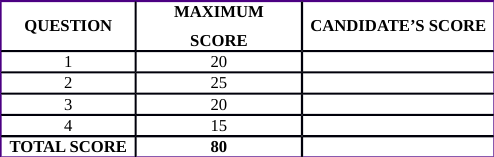
#> input picture build/lib/eval/class/1009.png, 494 x 157 px
$ python -i __Init__.py   (imports and definitions only)
#> lines starting #> are read from the running program, lines starting #| are printed output that depends on the picture; after the words box and inside, x2 and y2 are one past the last pixel; in counts of white or black regions, pixels touching at a corner belong together
import math
import os
import sys

import cv2
import numpy as np
import easyocr

def ocr_images(image_file, reader):
    """
    OCR the image and output the text to a file with an extension that is ready
    to be used in Tesseract training (.gt.txt).

    Tries to crop the image so that only the relevant text gets passed to Tesseract.

    Returns the name of the text file that contains the text.

    directory, filename = os.path.split(image_file)
    filename_sans_ext, ext = os.path.splitext(filename)
    ocr_data_dir = os.path.join(directory, "ocr_data")
    os.makedirs(ocr_data_dir, exist_ok=True)
    image = cv2.imread(image_file, cv2.IMREAD_GRAYSCALE)
    """
    cropped = crop_to_text(image_file)
    """
    out_imagepath = os.path.join(ocr_data_dir, filename)
    out_txtpath = os.path.join(ocr_data_dir, "{}.gt.txt".format(filename_sans_ext))
    cv2.imwrite(out_imagepath, cropped)
    """
    result = reader.readtext(cropped,paragraph=True,detail=0)


    txt = ''
    for text in result:
        txt = txt + text

    # [5 lines of commented-out code are left out]
    """
    with open(out_txtpath, "w") as txt_file:
        txt_file.write(txt)
    """
    return txt

def crop_to_text(image):
    MAX_COLOR_VAL = 255
    BLOCK_SIZE = 15
    SUBTRACT_FROM_MEAN = -2

    img_bin = cv2.adaptiveThreshold(
        ~image,
        MAX_COLOR_VAL,
        cv2.ADAPTIVE_THRESH_MEAN_C,
        cv2.THRESH_BINARY,
        BLOCK_SIZE,
        SUBTRACT_FROM_MEAN,
    )
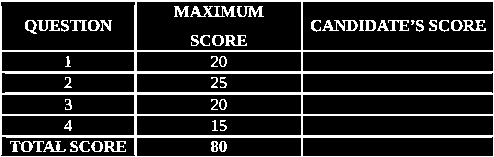
#> img_bin: shape (157, 494); 15.9% white; 47 white regions (1 under 20 px), largest, box (x1, y1, x2, y2) and area: (0, 0, 494, 157) 9010, (190, 6, 236, 17) 243, (322, 20, 358, 31) 194

    img_h, img_w = image.shape
#> img_h = 157; img_w = 494
    horizontal_kernel = cv2.getStructuringElement(cv2.MORPH_RECT, (int(img_w * 0.5), 1))
    vertical_kernel = cv2.getStructuringElement(cv2.MORPH_RECT, (1, int(img_h * 0.7)))
#> vertical_kernel = 109 values from 1 to 1
    horizontal_lines = cv2.morphologyEx(img_bin, cv2.MORPH_OPEN, horizontal_kernel)
#> horizontal_lines: shape (157, 494); 10.2% white; 7 white regions, largest, box (x1, y1, x2, y2) and area: (0, 71, 494, 74) 1475, (0, 92, 494, 95) 1475, (0, 135, 494, 138) 1474
    vertical_lines = cv2.morphologyEx(img_bin, cv2.MORPH_OPEN, vertical_kernel)
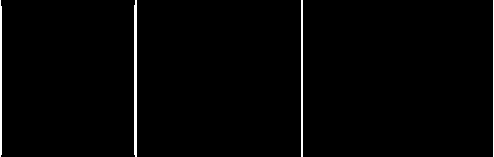
#> vertical_lines: shape (157, 494); 1.6% white; 4 white regions
    both = horizontal_lines + vertical_lines
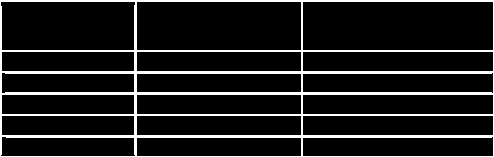
#> both: shape (157, 494); min 0, max 255, mean 29.6
    cleaned = img_bin - both
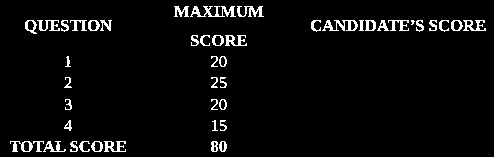
#> cleaned: shape (157, 494); min 0, max 255, mean 10.8

    # Get rid of little noise.
    kernel = cv2.getStructuringElement(cv2.MORPH_ELLIPSE, (3, 3))
    opened = cv2.morphologyEx(cleaned, cv2.MORPH_OPEN, kernel)
    opened = cv2.dilate(opened, kernel)
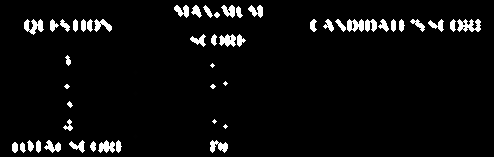
#> opened: shape (157, 494); min 0, max 255, mean 11.7

    contours, hierarchy = cv2.findContours(opened, cv2.RETR_LIST, cv2.CHAIN_APPROX_SIMPLE)
#> contours = 63 contours, 22 with area under 20; largest, box (x1, y1, x2, y2) and area: (457, 19, 481, 32) 162, (347, 19, 364, 32) 141, (24, 19, 44, 35) 140, (219, 34, 236, 47) 126, (98, 140, 115, 153) 114
    bounding_rects = [cv2.boundingRect(c) for c in contours]
#> bounding_rects = 63 items, first 6: (221, 148, 3, 3), (217, 142, 3, 3), (20, 142, 6, 11), (12, 142, 6, 11), (90, 141, 6, 11), (210, 140, 18, 13)
    NUM_PX_COMMA = 6
    MIN_CHAR_AREA = 5 * 9
    char_sized_bounding_rects = [(x, y, w, h) for x, y, w, h in bounding_rects if w * h > MIN_CHAR_AREA]
#> char_sized_bounding_rects = 41 items, first 6: (20, 142, 6, 11), (12, 142, 6, 11), (90, 141, 6, 11), (210, 140, 18, 13), (116, 140, 6, 13), (98, 140, 17, 13)
    if char_sized_bounding_rects:
        minx, miny, maxx, maxy = math.inf, math.inf, 0, 0
        for x, y, w, h in char_sized_bounding_rects:
            minx = min(minx, x)
            miny = min(miny, y)
            maxx = max(maxx, x + w)
            maxy = max(maxy, y + h)
#> this loop made 41 passes
#> (x, y, w, h, minx, miny, maxx) on passes 1 to 12: (20, 142, 6, 11, 20, 142, 26), (12, 142, 6, 11, 12, 142, 26), (90, 141, 6, 11, 12, 141, 96), (210, 140, 18, 13, 12, 140, 228), (116, 140, 6, 13, 12, 140, 228), (98, 140, 17, 13, 12, 140, 228), (69, 140, 16, 13, 12, 140, 228), (44, 140, 17, 13, 12, 140, 228), (36, 140, 5, 13, 12, 140, 228), (27, 140, 7, 12, 12, 140, 228), (63, 119, 10, 12, 12, 119, 228), (65, 55, 6, 11, 12, 55, 228)
        x, y, w, h = minx, miny, maxx - minx, maxy - miny
#> x = 12; y = 5; w = 469; h = 148
        cropped = image[y:min(img_h, y+h+NUM_PX_COMMA), x:min(img_w, x+w)]
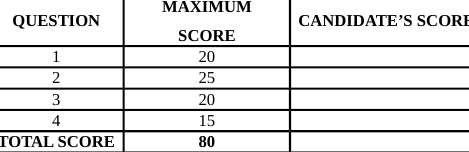
#> cropped: shape (152, 469); min 0, max 255, mean 224.8
    else:
        # If we morphed out all of the text, assume an empty image.
        cropped = MAX_COLOR_VAL * np.ones(shape=(20, 100), dtype=np.uint8)
    bordered = cv2.copyMakeBorder(cropped, 5, 5, 5, 5, cv2.BORDER_CONSTANT, None, 255)
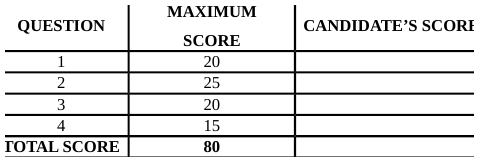
#> bordered: shape (162, 479); min 0, max 255, mean 227.3
    return bordered

>>> import cv2
>>> picture = cv2.imread('../build/lib/eval/class/1009.png', cv2.IMREAD_GRAYSCALE)
>>> result = crop_to_text(picture)

$ run again, on build/lib/eval/class/107.png
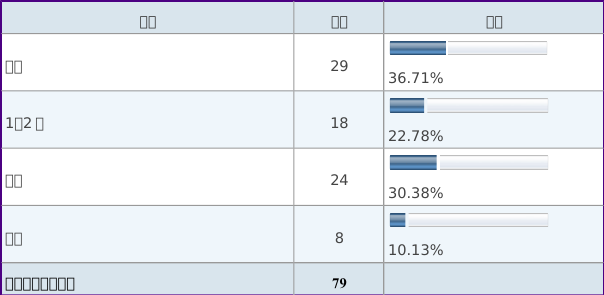
#> input picture build/lib/eval/class/107.png, 604 x 295 px
#> in crop_to_text, `img_bin = cv2.adaptiveThreshold( ~image, MAX_COLOR_VAL, cv2.ADAPTIVE_T..`:
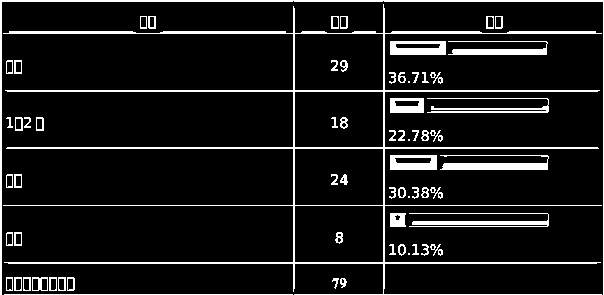
#> img_bin: shape (295, 604); 9.5% white; 67 white regions (4 under 20 px), largest, box (x1, y1, x2, y2) and area: (3, 4, 602, 295) 7118, (0, 0, 604, 295) 2085, (440, 155, 549, 170) 864
#> horizontal_lines: shape (295, 604); 3.5% white in thin lines or dots
#> vertical_lines: shape (295, 604); 1.1% white in thin lines or dots
#> contours = 80 contours, 51 with area under 20; largest, box (x1, y1, x2, y2) and area: (389, 40, 447, 56) 847, (441, 162, 549, 171) 844, (389, 154, 438, 171) 760, (411, 219, 550, 227) 687, (451, 47, 548, 56) 666
#> bounding_rects = 80 items, first 6: (71, 287, 5, 5), (339, 277, 9, 11), (332, 277, 8, 6), (71, 276, 5, 5), (62, 276, 5, 5), (48, 276, 5, 5)
#> char_sized_bounding_rects = 31 items, first 6: (339, 277, 9, 11), (332, 277, 8, 6), (36, 276, 8, 15), (424, 243, 6, 13), (397, 243, 9, 6), (334, 231, 10, 13)
#> the loop in crop_to_text, `for x, y, w, h in char_sized_bounding_rects:` made 31 passes
#> (x, y, w, h, minx, miny, maxx, maxy) on passes 1 to 8: (339, 277, 9, 11, 339, 277, 348, 288), (332, 277, 8, 6, 332, 277, 348, 288), (36, 276, 8, 15, 36, 276, 348, 291), (424, 243, 6, 13, 36, 243, 430, 291), (397, 243, 9, 6, 36, 243, 430, 291), (334, 231, 10, 13, 36, 231, 430, 291), (411, 219, 139, 8, 36, 219, 550, 291), (389, 212, 18, 16, 36, 212, 550, 291)
#> in crop_to_text, `x, y, w, h = minx, miny, maxx - minx, maxy - miny`: x = 36; y = 25; w = 514; h = 266
#> in crop_to_text, `bordered = cv2.copyMakeBorder(cropped, 5, 5, 5, 5, cv2.BORDER_CONSTANT..`:
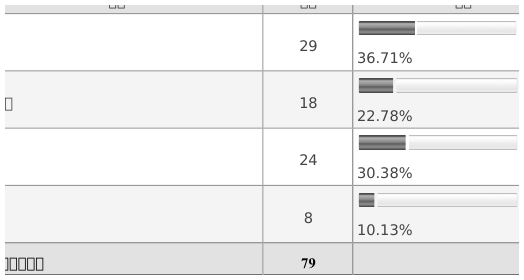
#> bordered: shape (280, 524); min 0, max 255, mean 239.7

$ run again, on build/lib/eval/class/1117.png
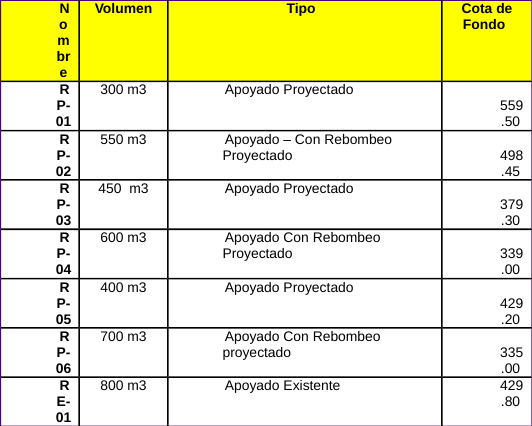
#> input picture build/lib/eval/class/1117.png, 532 x 426 px
#> in crop_to_text, `img_bin = cv2.adaptiveThreshold( ~image, MAX_COLOR_VAL, cv2.ADAPTIVE_T..`:
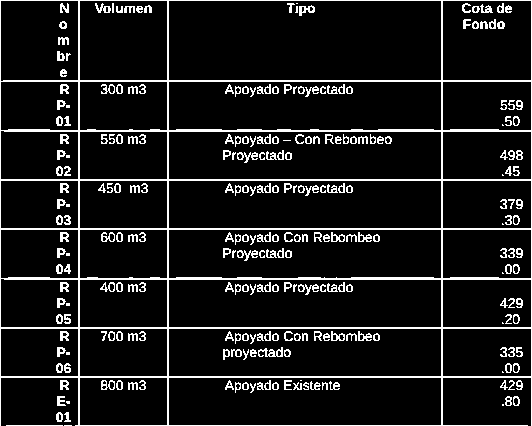
#> img_bin: shape (426, 532); 10.1% white in thin lines or dots
#> horizontal_lines: shape (426, 532); 3.7% white in thin lines or dots
#> vertical_lines: shape (426, 532); 1.5% white in thin lines or dots
#> contours = 234 contours, 155 with area under 20; largest, box (x1, y1, x2, y2) and area: (471, 20, 506, 30) 200, (461, 3, 493, 14) 139, (298, 5, 316, 17) 105, (55, 214, 72, 226) 100, (55, 313, 72, 325) 92
#> bounding_rects = 234 items, first 6: (55, 411, 16, 12), (65, 400, 6, 5), (512, 395, 8, 5), (56, 395, 6, 12), (502, 385, 6, 5), (293, 385, 5, 5)
#> char_sized_bounding_rects = 82 items, first 6: (55, 411, 16, 12), (56, 395, 6, 12), (224, 384, 10, 6), (515, 383, 9, 6), (309, 381, 13, 8), (328, 380, 13, 9)
#> the loop in crop_to_text, `for x, y, w, h in char_sized_bounding_rects:` made 82 passes
#> (x, y, w, h, miny, maxx) on passes 1 to 8: (55, 411, 16, 12, 411, 71), (56, 395, 6, 12, 395, 71), (224, 384, 10, 6, 384, 234), (515, 383, 9, 6, 383, 524), (309, 381, 13, 8, 381, 524), (328, 380, 13, 9, 380, 524), (59, 379, 11, 12, 379, 524), (55, 362, 17, 12, 362, 524)
#> in crop_to_text, `x, y, w, h = minx, miny, maxx - minx, maxy - miny`: x = 55; y = 2; w = 469; h = 421
#> in crop_to_text, `bordered = cv2.copyMakeBorder(cropped, 5, 5, 5, 5, cv2.BORDER_CONSTANT..`:
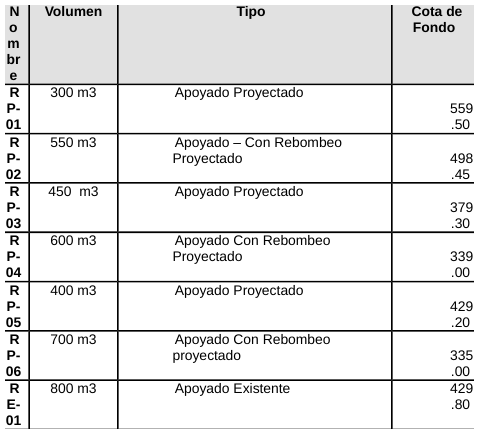
#> bordered: shape (434, 479); min 0, max 255, mean 231.7

$ run again, on build/lib/eval/class/1144.png
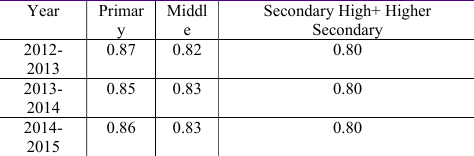
#> input picture build/lib/eval/class/1144.png, 474 x 156 px
#> img_bin: shape (156, 474); 8.5% white in thin lines or dots
#> horizontal_lines: shape (156, 474); 2.6% white in thin lines or dots, all inside (x1, y1, x2, y2) = (0, 0, 474, 118)
#> vertical_lines: shape (156, 474); 0.83% white in thin lines or dots, all inside (x1, y1, x2, y2) = (86, 0, 219, 156)
#> contours = 103 contours, 74 with area under 20; largest, box (x1, y1, x2, y2) and area: (312, 25, 334, 36) 72, (107, 7, 131, 12) 48, (263, 6, 279, 18) 48, (364, 26, 382, 35) 44, (183, 27, 192, 37) 41
#> bounding_rects = 103 items, first 6: (45, 148, 5, 5), (27, 148, 6, 5), (34, 143, 5, 7), (52, 142, 8, 7), (44, 140, 6, 5), (30, 140, 5, 5)
#> char_sized_bounding_rects = 25 items, first 6: (52, 142, 8, 7), (185, 123, 8, 8), (119, 123, 8, 8), (51, 122, 6, 10), (54, 101, 6, 11), (185, 84, 8, 8)
#> the loop in crop_to_text, `for x, y, w, h in char_sized_bounding_rects:` made 25 passes
#> (x, y, w, h, minx, miny, maxx) on passes 1 to 8: (52, 142, 8, 7, 52, 142, 60), (185, 123, 8, 8, 52, 123, 193), (119, 123, 8, 8, 52, 123, 193), (51, 122, 6, 10, 51, 122, 193), (54, 101, 6, 11, 51, 101, 193), (185, 84, 8, 8, 51, 84, 193), (128, 84, 8, 7, 51, 84, 193), (119, 84, 8, 8, 51, 84, 193)
#> in crop_to_text, `x, y, w, h = minx, miny, maxx - minx, maxy - miny`: x = 28; y = 4; w = 368; h = 145
#> in crop_to_text, `bordered = cv2.copyMakeBorder(cropped, 5, 5, 5, 5, cv2.BORDER_CONSTANT..`:
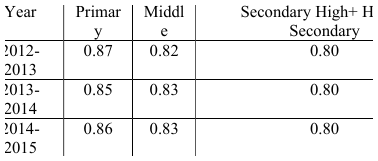
#> bordered: shape (161, 378); min 0, max 255, mean 239.1
